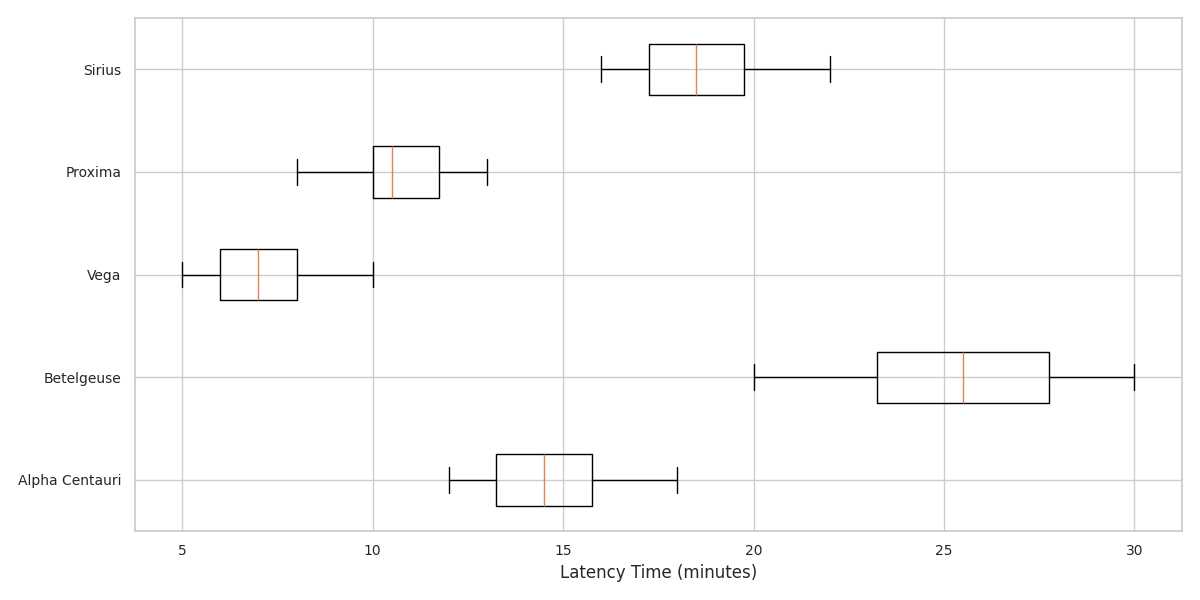

Write Python code to recreate this figure.
import matplotlib.pyplot as plt
import numpy as np

# Data representing communication latency times for different civilizations
alpha_centauri_latency = [12, 14, 15, 13, 18, 16, 17, 14, 12, 15]
betelgeuse_latency = [25, 28, 30, 27, 22, 20, 24, 29, 26, 23]
vega_latency = [5, 6, 7, 8, 7, 6, 5, 9, 10, 8]
proxima_latency = [9, 11, 10, 13, 12, 8, 10, 11, 10, 12]
sirius_latency = [17, 16, 19, 18, 20, 22, 21, 19, 17, 18]

latency_data = [alpha_centauri_latency, betelgeuse_latency, vega_latency, proxima_latency, sirius_latency]
civilizations = ['Alpha Centauri', 'Betelgeuse', 'Vega', 'Proxima', 'Sirius']

plt.figure(figsize=(12, 6))
plt.boxplot(latency_data, vert=False, patch_artist=False, labels=civilizations)

plt.xlabel('Latency Time (minutes)')
plt.xticks(fontsize=10)
plt.yticks(fontsize=10)

plt.tight_layout()

plt.show()
